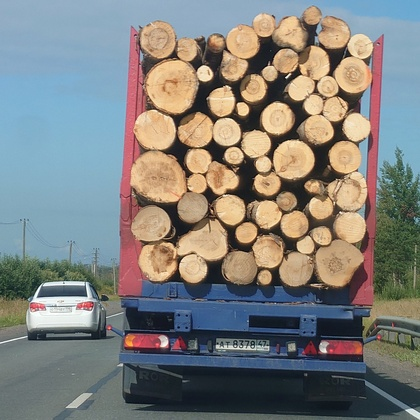
#> input picture task_2/images/logs-1.jpg, 420 x 420 px, shrunk from 1134 x 1134 before the run
$ jupyter execute solution_logs.ipynb
#> lines starting #> are read from the running program, lines starting #| are printed output that depends on the picture; after the words box and inside, x2 and y2 are one past the last pixel; in counts of white or black regions, pixels touching at a corner belong together
[cell 1]
import cv2 as cv
import numpy as np
import matplotlib.pyplot as plt

[cell 2]
def create_mask(hsv, image):
    """"Создаёт маску для цвета брёвен на изображении"""
    # Примерные диапазоны для светлого дерева в HSV
    light_wood_low = np.array([10, 60, 30])
    light_wood_high = np.array([20, 255, 255])

    # Создание маски
    mask1 = cv.inRange(hsv, light_wood_low, light_wood_high)
    wood_mask = mask1

    kernel = np.ones((5,5), np.uint8)
    wood_mask = cv.morphologyEx(wood_mask, cv.MORPH_CLOSE, kernel)
    wood_mask = cv.morphologyEx(wood_mask, cv.MORPH_OPEN, kernel)

    wood_only = cv.bitwise_and(image, image, mask=wood_mask)

    plt.imshow(wood_only)

    return wood_only

[cell 3]
def draw_canny_edges(image_rgb, image_gray, threshold = 180):
    """"Отрисовывает границы на изображении с помощью метода Кэнни (для отладки)"""
    edges = cv.Canny(image_gray, threshold1=threshold/2, threshold2=threshold)

    plt.figure(figsize=(12, 6))

    plt.subplot(1, 2, 1)
    plt.imshow(image_rgb)
    plt.title('Оригинальное изображение')
    plt.axis('off')

    plt.subplot(1, 2, 2)
    plt.imshow(edges, cmap='gray')
    plt.title('Границы (Canny edges)')
    plt.axis('off')

    plt.tight_layout()
    plt.show()

[cell 4]
def draw_logs(image_rgb, detected_circles):
    """"Подсчитывает количество брёвен и отрисовывает их"""
    logs_count = 0
    if detected_circles is not None:
        detected_circles = np.uint16(np.around(detected_circles))

        for points in detected_circles[0, :]:
            a, b, r = points[0], points[1], points[2]

            cv.circle(image_rgb, (a, b), r, (0, 255, 0), 2)

            cv.circle(image_rgb, (a, b), 1, (255, 0, 0), 3)

            logs_count += 1

    print("Всего брёвен на изображении: ", logs_count)
    plt.imshow(image_rgb)

[cell 5]
def count_logs(image_path, scale_coef):
    """"Основная функция для подсчёта брёвен"""
    image = cv.imread(image_path)
    image_rgb = cv.cvtColor(image, cv.COLOR_BGR2RGB)
    hsv = cv.cvtColor(image, cv.COLOR_BGR2HSV)

    wood_only = create_mask(hsv, image)

    gray = cv.cvtColor(wood_only, cv.COLOR_BGR2GRAY)
    gray = cv.blur(gray, (5, 5))
    plt.imshow(gray)

    draw_canny_edges(image_rgb, gray)

    detected_circles = cv.HoughCircles(gray,
                   cv.HOUGH_GRADIENT,
                   scale_coef,  # Inverse ratio of the accumulator resolution to the image resolution
                   55 * scale_coef, # Minimum distance between the centers of the detected circles
                   param1 = 180, # The higher threshold of the two passed to the Canny edge detector
                   param2 = 20,  # The accumulator threshold for the circle centers at the detection stage
                   minRadius = int(15 * scale_coef), maxRadius = int(80 * scale_coef))

    draw_logs(image_rgb, detected_circles)

# logs-1

[cell 6]
image_path = "images/logs-1.jpg"
count_logs(image_path, 1)
#> in count_logs, image is the input picture: shape (420, 420, 3); mean B, G, R 125, 128, 127.2
#> in count_logs, `hsv = cv.cvtColor(image, cv.COLOR_BGR2HSV)`: hsv: shape (420, 420, 3); mean H, S, V 72.5, 84.4, 151.1
#> in create_mask, `mask1 = cv.inRange(hsv, light_wood_low, light_wood_high)`:
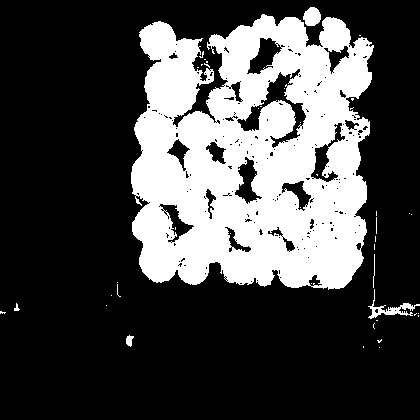
#> mask1: shape (420, 420); 28.3% white; 43 white regions (37 under 20 px), largest, box (x1, y1, x2, y2) and area: (131, 14, 374, 290) 49097, (368, 289, 420, 319) 349, (303, 7, 321, 26) 261, (126, 335, 134, 347) 62, (373, 254, 375, 288) 34, (14, 303, 20, 311) 25
#> in create_mask, `wood_mask = cv.morphologyEx(wood_mask, cv.MORPH_CLOSE, kernel)`: wood_mask: shape (420, 420); 30.1% white; 15 white regions (9 under 20 px), largest, box (x1, y1, x2, y2) and area: (131, 7, 374, 290) 52349, (368, 289, 420, 329) 510, (126, 335, 134, 347) 62, (373, 244, 375, 288) 44, (14, 303, 20, 311) 25, (376, 211, 377, 234) 23
#> in create_mask, `wood_mask = cv.morphologyEx(wood_mask, cv.MORPH_OPEN, kernel)`: wood_mask: shape (420, 420); 29.9% white; 3 white regions, box (x1, y1, x2, y2) and area: (131, 7, 373, 289) 52270, (372, 303, 415, 319) 422, (126, 336, 132, 345) 51
#> in draw_canny_edges, `edges = cv.Canny(image_gray, threshold1=threshold/2, threshold2=thresh..`: edges: shape (420, 420); 3.8% white in thin lines or dots, all inside (x1, y1, x2, y2) = (125, 7, 417, 346)
#> in count_logs, `detected_circles = cv.HoughCircles(gray, cv.HOUGH_GRADIENT, scale_coef,`: detected_circles = 14 rows, first 8: [204.5, 186.5, 71.7], [242.5, 118.5, 78.3], [283.5, 166.5, 76.1], [180.5, 106.5, 48.5], [151.5, 224.5, 18.8], [309.5, 244.5, 52.7], [325.5, 118.5, 26.6], [263.5, 55.5, 46.3]
#> in draw_logs, `detected_circles = np.uint16(np.around(detected_circles))`: detected_circles = 14 rows, first 8: [204, 186, 72], [242, 118, 78], [284, 166, 76], [180, 106, 48], [152, 224, 19], [310, 244, 53], [326, 118, 27], [264, 56, 46]
#> the loop in draw_logs, `for points in detected_circles[0, :]:` made 14 passes
#> (a, b, r) on passes 1 to 12: (204, 186, 72), (242, 118, 78), (284, 166, 76), (180, 106, 48), (152, 224, 19), (310, 244, 53), (326, 118, 27), (264, 56, 46), (158, 38, 18), (256, 230, 55), (332, 192, 31), (152, 168, 39)
#> after the loop in draw_logs, `for points in detected_circles[0, :]:`:
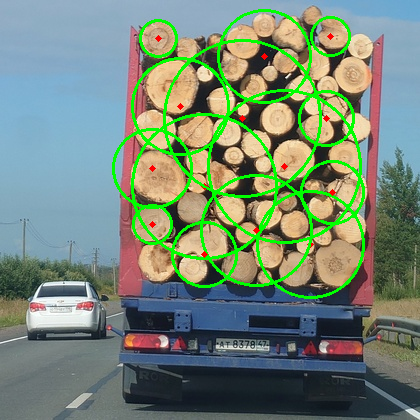
#> image_rgb: shape (420, 420, 3); mean R, G, B 117.8, 135.5, 118.3
#> after the loop in draw_logs, `for points in detected_circles[0, :]:`: logs_count = 14
#| Всего брёвен на изображении:  14

# logs-2

[cell 7]
image_path = "images/logs-2.jpg"
count_logs(image_path, 1)
#> call 2 of count_logs, with image_path = 'images/logs-2.jpg', scale_coef = 1
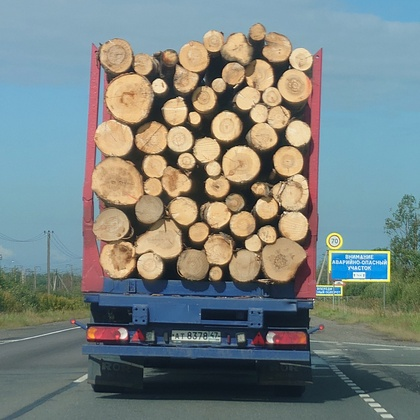
#> input picture task_2/images/logs-2.jpg, 420 x 420 px, shrunk from 1134 x 1134 before the run
#> in count_logs, image is the input picture: shape (420, 420, 3); mean B, G, R 128.8, 131.3, 121.7
#> in count_logs (call 2), `hsv = cv.cvtColor(image, cv.COLOR_BGR2HSV)`: hsv: shape (420, 420, 3); mean H, S, V 74.7, 85.7, 151
#> in create_mask (call 2), `mask1 = cv.inRange(hsv, light_wood_low, light_wood_high)`: mask1: shape (420, 420); 23.5% white; 23 white regions (20 under 20 px), largest, box (x1, y1, x2, y2) and area: (92, 24, 313, 284) 41259, (88, 328, 95, 340) 57, (334, 283, 346, 286) 21
#> in create_mask (call 2), `wood_mask = cv.morphologyEx(wood_mask, cv.MORPH_CLOSE, kernel)`: wood_mask: shape (420, 420); 24.7% white; 9 white regions (6 under 20 px), largest, box (x1, y1, x2, y2) and area: (92, 24, 313, 284) 43535, (88, 328, 95, 340) 57, (334, 281, 346, 286) 27
#> in create_mask (call 2), `wood_mask = cv.morphologyEx(wood_mask, cv.MORPH_OPEN, kernel)`: wood_mask: shape (420, 420); 24.6% white; 2 white regions, box (x1, y1, x2, y2) and area: (92, 25, 313, 284) 43442, (88, 330, 94, 337) 40
#> in create_mask (call 2), `wood_only = cv.bitwise_and(image, image, mask=wood_mask)`:
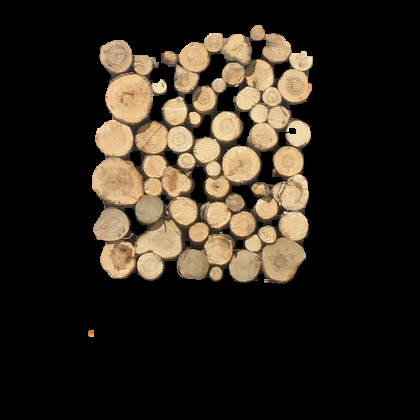
#> wood_only: shape (420, 420, 3); mean B, G, R 28.7, 38.1, 45.3
#> in count_logs (call 2), `gray = cv.blur(gray, (5, 5))`:
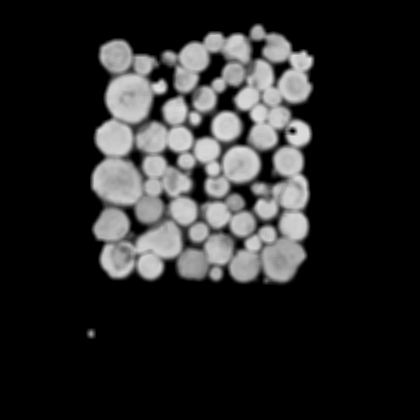
#> gray: shape (420, 420); min 0, max 222, mean 39.2
#> call 2 of draw_canny_edges, with threshold = 180
#> in draw_canny_edges (call 2), `edges = cv.Canny(image_gray, threshold1=threshold/2, threshold2=thresh..`:
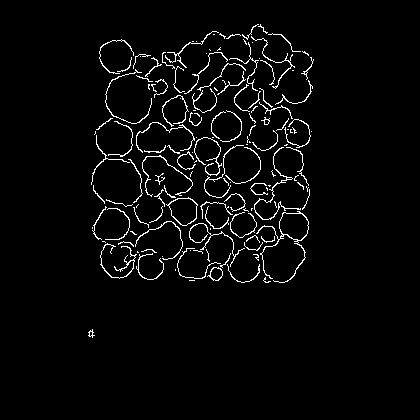
#> edges: shape (420, 420); 3.3% white in thin lines or dots, all inside (x1, y1, x2, y2) = (88, 24, 314, 338)
#> in count_logs (call 2), `detected_circles = cv.HoughCircles(gray, cv.HOUGH_GRADIENT, scale_coef,`: detected_circles = 13 rows, first 8: [210.5, 122.5, 79.4], [232.5, 177.5, 73.9], [161.5, 190.5, 68.4], [148.5, 106.5, 45], [202.5, 234.5, 46.3], [260.5, 243.5, 43.8], [112.5, 224.5, 16], [115.5, 56.5, 16.9]
#> in draw_logs (call 2), `detected_circles = np.uint16(np.around(detected_circles))`: detected_circles = 13 rows, first 8: [210, 122, 79], [232, 178, 74], [162, 190, 68], [148, 106, 45], [202, 234, 46], [260, 244, 44], [112, 224, 16], [116, 56, 17]
#> the loop in draw_logs (call 2), `for points in detected_circles[0, :]:` made 13 passes
#> (a, b, r) on passes 1 to 12: (210, 122, 79), (232, 178, 74), (162, 190, 68), (148, 106, 45), (202, 234, 46), (260, 244, 44), (112, 224, 16), (116, 56, 17), (274, 100, 39), (220, 64, 33), (288, 190, 21), (152, 264, 16)
#> after the loop in draw_logs (call 2), `for points in detected_circles[0, :]:`:
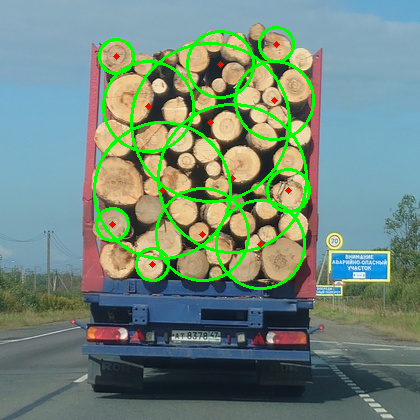
#> image_rgb: shape (420, 420, 3); mean R, G, B 113.8, 137.4, 123.2
#> after the loop in draw_logs (call 2), `for points in detected_circles[0, :]:`: logs_count = 13
#| Всего брёвен на изображении:  13

# logs-3

[cell 8]
image_path = "images/logs-3.jpg"
count_logs(image_path, 0.5)
#> call 3 of count_logs, with image_path = 'images/logs-3.jpg', scale_coef = 0.5
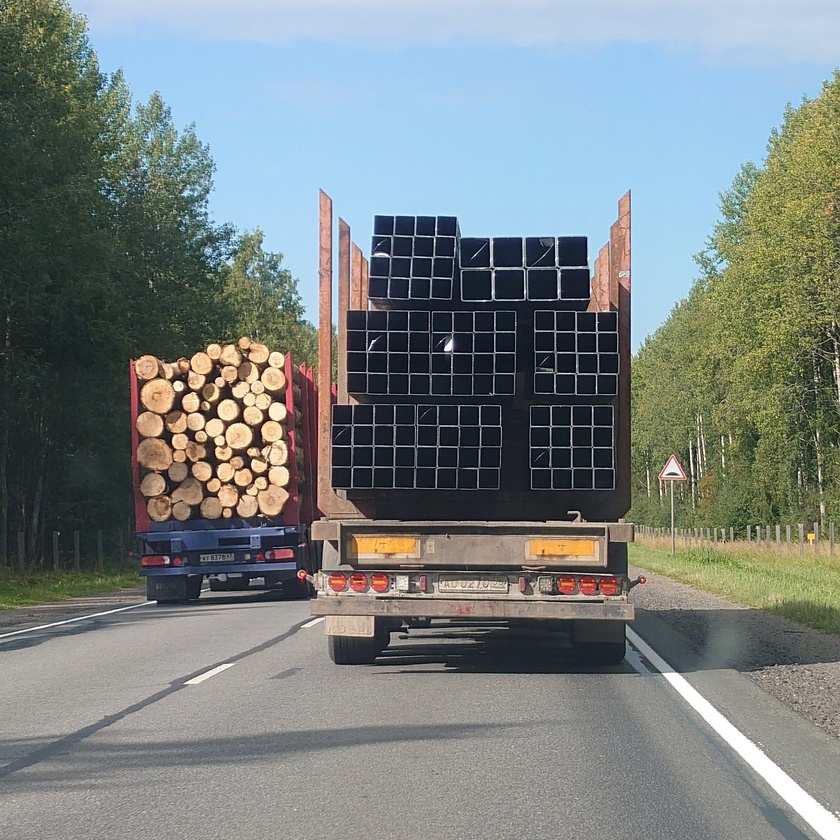
#> input picture task_2/images/logs-3.jpg, 840 x 840 px, shrunk from 2268 x 2268 before the run
#> in count_logs, image is the input picture: shape (840, 840, 3); mean B, G, R 129.1, 129.7, 121.5
#> in count_logs (call 3), `hsv = cv.cvtColor(image, cv.COLOR_BGR2HSV)`: hsv: shape (840, 840, 3); mean H, S, V 67.3, 61.4, 142.5
#> in create_mask (call 3), `mask1 = cv.inRange(hsv, light_wood_low, light_wood_high)`: mask1: shape (840, 840); 4.2% white; 450 white regions (406 under 20 px), largest, box (x1, y1, x2, y2) and area: (135, 336, 290, 521) 18314, (519, 533, 605, 571) 2053, (348, 532, 433, 562) 1839
#> in create_mask (call 3), `wood_mask = cv.morphologyEx(wood_mask, cv.MORPH_CLOSE, kernel)`: wood_mask: shape (840, 840); 5.1% white; 158 white regions (122 under 20 px), largest, box (x1, y1, x2, y2) and area: (128, 305, 347, 521) 23083, (519, 520, 840, 595) 5459, (337, 532, 438, 568) 2510
#> in create_mask (call 3), `wood_mask = cv.morphologyEx(wood_mask, cv.MORPH_OPEN, kernel)`: wood_mask: shape (840, 840); 4.7% white; 21 white regions, largest, box (x1, y1, x2, y2) and area: (135, 337, 289, 520) 21511, (523, 521, 703, 574) 3918, (341, 532, 436, 568) 2447
#> call 3 of draw_canny_edges, with threshold = 180
#> in draw_canny_edges (call 3), `edges = cv.Canny(image_gray, threshold1=threshold/2, threshold2=thresh..`:
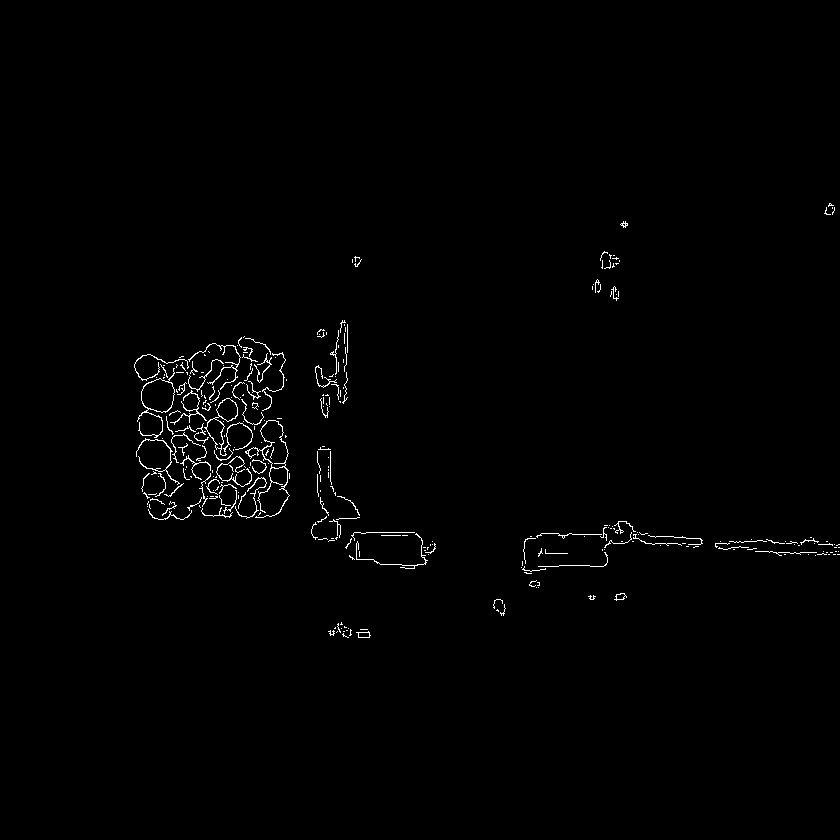
#> edges: shape (840, 840); 0.88% white in thin lines or dots, all inside (x1, y1, x2, y2) = (134, 203, 840, 638)
#> in count_logs (call 3), `detected_circles = cv.HoughCircles(gray, cv.HOUGH_GRADIENT, scale_coef,`: detected_circles = 17 rows, first 8: [219.5, 382.5, 37.2], [188.5, 448.5, 35], [252.5, 454.5, 32.7], [157.5, 394.5, 16.6], [150.5, 425.5, 11.8], [271.5, 430.5, 10.9], [157.5, 485.5, 15.1], [246.5, 504.5, 12.2]
#> in draw_logs (call 3), `detected_circles = np.uint16(np.around(detected_circles))`: detected_circles = 17 rows, first 8: [220, 382, 37], [188, 448, 35], [252, 454, 33], [158, 394, 17], [150, 426, 12], [272, 430, 11], [158, 486, 15], [246, 504, 12]
#> the loop in draw_logs (call 3), `for points in detected_circles[0, :]:` made 17 passes
#> (a, b, r) on passes 1 to 12: (220, 382, 37), (188, 448, 35), (252, 454, 33), (158, 394, 17), (150, 426, 12), (272, 430, 11), (158, 486, 15), (246, 504, 12), (226, 436, 23), (148, 368, 14), (198, 416, 24), (226, 472, 10)
#> after the loop in draw_logs (call 3), `for points in detected_circles[0, :]:`:
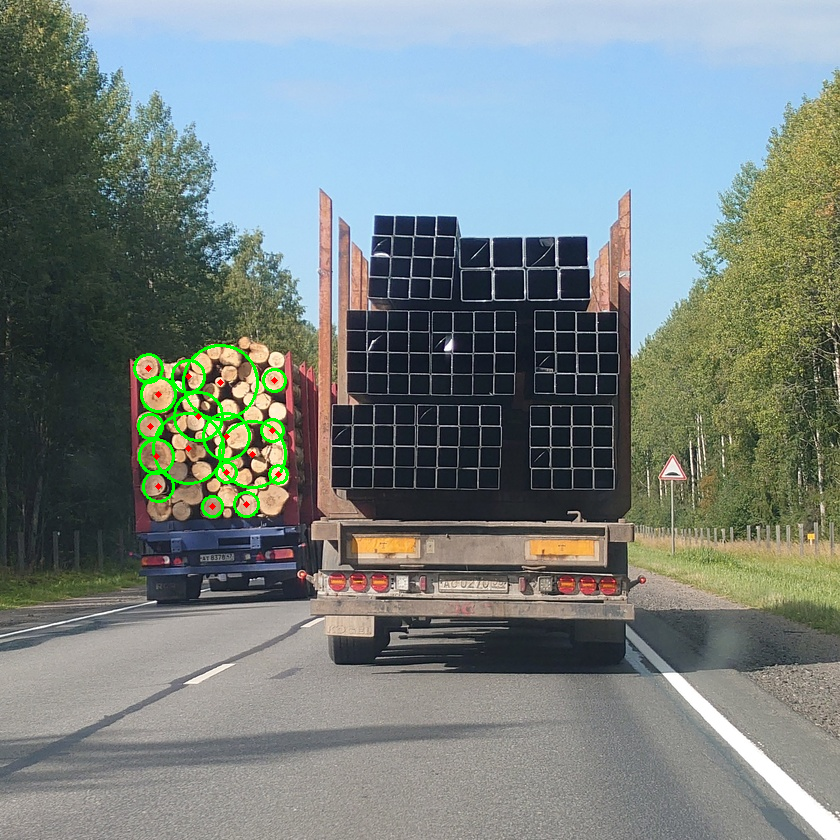
#> image_rgb: shape (840, 840, 3); mean R, G, B 120.3, 130.5, 128.3
#> after the loop in draw_logs (call 3), `for points in detected_circles[0, :]:`: logs_count = 17
#| Всего брёвен на изображении:  17
